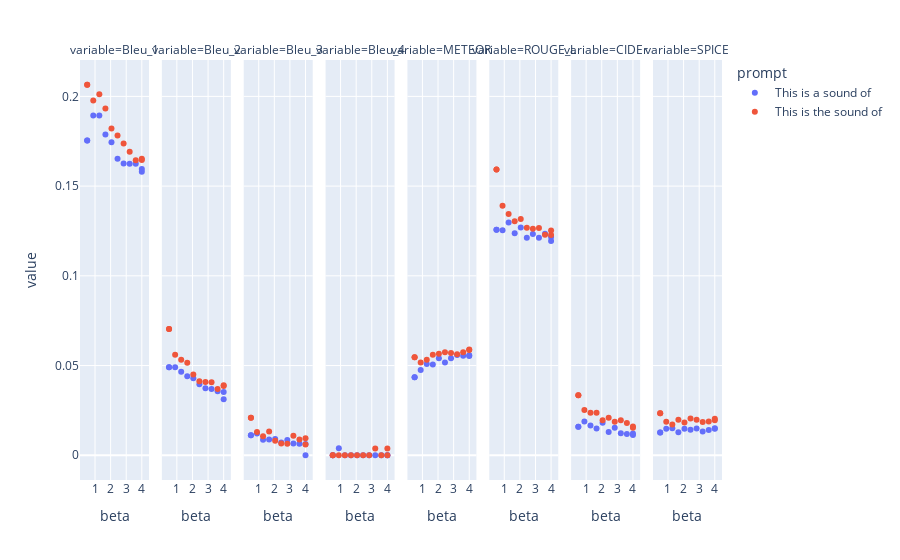

Notebook cell for this chart:
### Code cell
fig = px.scatter(data_long, x="beta", y="value", facet_col='variable', color='prompt')
fig.show()

### Figure 1 — Plotly figure (JSON) as saved in the notebook; plotly's stock layout.template omitted (floating-point values rounded to 4 significant figures)
{"data": [{"hovertemplate": "prompt=This is a sound of<br>variable=Bleu_1<br>beta=%{x}<br>value=%{y}<extra></extra>", "legendgroup": "This is a sound of", "marker": {"color": "#636efa", "symbol": "circle"}, "mode": "markers", "name": "This is a sound of", "orientation": "v", "showlegend": true, "type": "scatter", "x": [3.222, 1.667, 3.611, 2.444, 0.5, 0.8889, 2.833, 4, 1.278, 2.056, 0.5, 4], "xaxis": "x", "y": [0.1625, 0.1788, 0.1624, 0.1653, 0.1754, 0.1894, 0.1626, 0.1595, 0.1893, 0.1745, 0.1754, 0.158], "yaxis": "y"}, {"hovertemplate": "prompt=This is a sound of<br>variable=Bleu_2<br>beta=%{x}<br>value=%{y}<extra></extra>", "legendgroup": "This is a sound of", "marker": {"color": "#636efa", "symbol": "circle"}, "mode": "markers", "name": "This is a sound of", "orientation": "v", "showlegend": false, "type": "scatter", "x": [3.222, 1.667, 3.611, 2.444, 0.5, 0.8889, 2.833, 4, 1.278, 2.056, 0.5, 4], "xaxis": "x2", "y": [0.03693, 0.04399, 0.03568, 0.03958, 0.04901, 0.04898, 0.03732, 0.03524, 0.04653, 0.04288, 0.04901, 0.03126], "yaxis": "y2"}, {"hovertemplate": "prompt=This is a sound of<br>variable=Bleu_3<br>beta=%{x}<br>value=%{y}<extra></extra>", "legendgroup": "This is a sound of", "marker": {"color": "#636efa", "symbol": "circle"}, "mode": "markers", "name": "This is a sound of", "orientation": "v", "showlegend": false, "type": "scatter", "x": [3.222, 1.667, 3.611, 2.444, 0.5, 0.8889, 2.833, 4, 1.278, 2.056, 0.5, 4], "xaxis": "x3", "y": [0.006617, 0.008818, 0.006383, 0.007119, 0.01116, 0.01217, 0.00853, 0.006297, 0.00858, 0.009082, 0.01116, 4.039e-08], "yaxis": "y3"}, {"hovertemplate": "prompt=This is a sound of<br>variable=Bleu_4<br>beta=%{x}<br>value=%{y}<extra></extra>", "legendgroup": "This is a sound of", "marker": {"color": "#636efa", "symbol": "circle"}, "mode": "markers", "name": "This is a sound of", "orientation": "v", "showlegend": false, "type": "scatter", "x": [3.222, 1.667, 3.611, 2.444, 0.5, 0.8889, 2.833, 4, 1.278, 2.056, 0.5, 4], "xaxis": "x4", "y": [3.851e-07, 5.075e-07, 3.71e-07, 4.158e-07, 6.542e-07, 0.003832, 4.72e-07, 3.657e-07, 5.101e-07, 5.071e-07, 6.542e-07, 4.668e-11], "yaxis": "y4"}, {"hovertemplate": "prompt=This is a sound of<br>variable=METEOR<br>beta=%{x}<br>value=%{y}<extra></extra>", "legendgroup": "This is a sound of", "marker": {"color": "#636efa", "symbol": "circle"}, "mode": "markers", "name": "This is a sound of", "orientation": "v", "showlegend": false, "type": "scatter", "x": [3.222, 1.667, 3.611, 2.444, 0.5, 0.8889, 2.833, 4, 1.278, 2.056, 0.5, 4], "xaxis": "x5", "y": [0.05592, 0.05064, 0.05551, 0.05175, 0.04354, 0.04757, 0.0541, 0.05576, 0.05085, 0.05412, 0.04354, 0.05536], "yaxis": "y5"}, {"hovertemplate": "prompt=This is a sound of<br>variable=ROUGE_L<br>beta=%{x}<br>value=%{y}<extra></extra>", "legendgroup": "This is a sound of", "marker": {"color": "#636efa", "symbol": "circle"}, "mode": "markers", "name": "This is a sound of", "orientation": "v", "showlegend": false, "type": "scatter", "x": [3.222, 1.667, 3.611, 2.444, 0.5, 0.8889, 2.833, 4, 1.278, 2.056, 0.5, 4], "xaxis": "x6", "y": [0.1213, 0.1238, 0.1234, 0.1212, 0.1256, 0.1254, 0.1233, 0.1216, 0.1297, 0.127, 0.1256, 0.1194], "yaxis": "y6"}, {"hovertemplate": "prompt=This is a sound of<br>variable=CIDEr<br>beta=%{x}<br>value=%{y}<extra></extra>", "legendgroup": "This is a sound of", "marker": {"color": "#636efa", "symbol": "circle"}, "mode": "markers", "name": "This is a sound of", "orientation": "v", "showlegend": false, "type": "scatter", "x": [3.222, 1.667, 3.611, 2.444, 0.5, 0.8889, 2.833, 4, 1.278, 2.056, 0.5, 4], "xaxis": "x7", "y": [0.01228, 0.01497, 0.01187, 0.01301, 0.01587, 0.0188, 0.01534, 0.01129, 0.01662, 0.01813, 0.01587, 0.01205], "yaxis": "y7"}, {"hovertemplate": "prompt=This is a sound of<br>variable=SPICE<br>beta=%{x}<br>value=%{y}<extra></extra>", "legendgroup": "This is a sound of", "marker": {"color": "#636efa", "symbol": "circle"}, "mode": "markers", "name": "This is a sound of", "orientation": "v", "showlegend": false, "type": "scatter", "x": [3.222, 1.667, 3.611, 2.444, 0.5, 0.8889, 2.833, 4, 1.278, 2.056, 0.5, 4], "xaxis": "x8", "y": [0.01328, 0.01284, 0.01404, 0.01424, 0.01274, 0.01478, 0.01492, 0.01474, 0.01505, 0.01483, 0.01274, 0.01501], "yaxis": "y8"}, {"hovertemplate": "prompt=This is the sound of<br>variable=Bleu_1<br>beta=%{x}<br>value=%{y}<extra></extra>", "legendgroup": "This is the sound of", "marker": {"color": "#EF553B", "symbol": "circle"}, "mode": "markers", "name": "This is the sound of", "orientation": "v", "showlegend": true, "type": "scatter", "x": [2.444, 4, 2.056, 1.667, 3.611, 0.5, 3.222, 0.8889, 2.833, 1.278, 4, 0.5], "xaxis": "x", "y": [0.1782, 0.1652, 0.1821, 0.1933, 0.1644, 0.2065, 0.1692, 0.1977, 0.1737, 0.2012, 0.1646, 0.2065], "yaxis": "y"}, {"hovertemplate": "prompt=This is the sound of<br>variable=Bleu_2<br>beta=%{x}<br>value=%{y}<extra></extra>", "legendgroup": "This is the sound of", "marker": {"color": "#EF553B", "symbol": "circle"}, "mode": "markers", "name": "This is the sound of", "orientation": "v", "showlegend": false, "type": "scatter", "x": [2.444, 4, 2.056, 1.667, 3.611, 0.5, 3.222, 0.8889, 2.833, 1.278, 4, 0.5], "xaxis": "x2", "y": [0.0412, 0.03904, 0.04498, 0.05156, 0.03697, 0.07033, 0.04074, 0.05594, 0.04081, 0.05327, 0.03855, 0.07033], "yaxis": "y2"}, {"hovertemplate": "prompt=This is the sound of<br>variable=Bleu_3<br>beta=%{x}<br>value=%{y}<extra></extra>", "legendgroup": "This is the sound of", "marker": {"color": "#EF553B", "symbol": "circle"}, "mode": "markers", "name": "This is the sound of", "orientation": "v", "showlegend": false, "type": "scatter", "x": [2.444, 4, 2.056, 1.667, 3.611, 0.5, 3.222, 0.8889, 2.833, 1.278, 4, 0.5], "xaxis": "x3", "y": [0.006542, 0.009441, 0.008083, 0.01317, 0.008828, 0.02096, 0.01083, 0.01291, 0.006392, 0.01065, 0.005957, 0.02096], "yaxis": "y3"}, {"hovertemplate": "prompt=This is the sound of<br>variable=Bleu_4<br>beta=%{x}<br>value=%{y}<extra></extra>", "legendgroup": "This is the sound of", "marker": {"color": "#EF553B", "symbol": "circle"}, "mode": "markers", "name": "This is the sound of", "orientation": "v", "showlegend": false, "type": "scatter", "x": [2.444, 4, 2.056, 1.667, 3.611, 0.5, 3.222, 0.8889, 2.833, 1.278, 4, 0.5], "xaxis": "x4", "y": [3.979e-07, 0.003697, 4.733e-07, 6.996e-07, 4.803e-07, 1.075e-06, 0.003808, 7.271e-07, 3.858e-07, 6.157e-07, 3.564e-07, 1.075e-06], "yaxis": "y4"}, {"hovertemplate": "prompt=This is the sound of<br>variable=METEOR<br>beta=%{x}<br>value=%{y}<extra></extra>", "legendgroup": "This is the sound of", "marker": {"color": "#EF553B", "symbol": "circle"}, "mode": "markers", "name": "This is the sound of", "orientation": "v", "showlegend": false, "type": "scatter", "x": [2.444, 4, 2.056, 1.667, 3.611, 0.5, 3.222, 0.8889, 2.833, 1.278, 4, 0.5], "xaxis": "x5", "y": [0.05741, 0.0589, 0.05662, 0.05603, 0.05745, 0.0546, 0.05624, 0.0517, 0.05692, 0.05316, 0.0587, 0.0546], "yaxis": "y5"}, {"hovertemplate": "prompt=This is the sound of<br>variable=ROUGE_L<br>beta=%{x}<br>value=%{y}<extra></extra>", "legendgroup": "This is the sound of", "marker": {"color": "#EF553B", "symbol": "circle"}, "mode": "markers", "name": "This is the sound of", "orientation": "v", "showlegend": false, "type": "scatter", "x": [2.444, 4, 2.056, 1.667, 3.611, 0.5, 3.222, 0.8889, 2.833, 1.278, 4, 0.5], "xaxis": "x6", "y": [0.1268, 0.1252, 0.1317, 0.1304, 0.123, 0.1592, 0.1266, 0.139, 0.1262, 0.1345, 0.1227, 0.1592], "yaxis": "y6"}, {"hovertemplate": "prompt=This is the sound of<br>variable=CIDEr<br>beta=%{x}<br>value=%{y}<extra></extra>", "legendgroup": "This is the sound of", "marker": {"color": "#EF553B", "symbol": "circle"}, "mode": "markers", "name": "This is the sound of", "orientation": "v", "showlegend": false, "type": "scatter", "x": [2.444, 4, 2.056, 1.667, 3.611, 0.5, 3.222, 0.8889, 2.833, 1.278, 4, 0.5], "xaxis": "x7", "y": [0.02085, 0.01596, 0.01957, 0.02365, 0.01792, 0.03339, 0.01944, 0.02528, 0.0187, 0.02374, 0.01536, 0.03339], "yaxis": "y7"}, {"hovertemplate": "prompt=This is the sound of<br>variable=SPICE<br>beta=%{x}<br>value=%{y}<extra></extra>", "legendgroup": "This is the sound of", "marker": {"color": "#EF553B", "symbol": "circle"}, "mode": "markers", "name": "This is the sound of", "orientation": "v", "showlegend": false, "type": "scatter", "x": [2.444, 4, 2.056, 1.667, 3.611, 0.5, 3.222, 0.8889, 2.833, 1.278, 4, 0.5], "xaxis": "x8", "y": [0.02048, 0.02039, 0.01821, 0.01984, 0.01874, 0.02338, 0.01852, 0.01872, 0.01975, 0.01707, 0.01956, 0.02338], "yaxis": "y8"}], "layout": {"annotations": [{"font": {}, "showarrow": false, "text": "variable=Bleu_1", "x": 0.05375, "xanchor": "center", "xref": "paper", "y": 1, "yanchor": "bottom", "yref": "paper"}, {"font": {}, "showarrow": false, "text": "variable=Bleu_2", "x": 0.1812, "xanchor": "center", "xref": "paper", "y": 1, "yanchor": "bottom", "yref": "paper"}, {"font": {}, "showarrow": false, "text": "variable=Bleu_3", "x": 0.3087, "xanchor": "center", "xref": "paper", "y": 1, "yanchor": "bottom", "yref": "paper"}, {"font": {}, "showarrow": false, "text": "variable=Bleu_4", "x": 0.4363, "xanchor": "center", "xref": "paper", "y": 1, "yanchor": "bottom", "yref": "paper"}, {"font": {}, "showarrow": false, "text": "variable=METEOR", "x": 0.5637, "xanchor": "center", "xref": "paper", "y": 1, "yanchor": "bottom", "yref": "paper"}, {"font": {}, "showarrow": false, "text": "variable=ROUGE_L", "x": 0.6912, "xanchor": "center", "xref": "paper", "y": 1, "yanchor": "bottom", "yref": "paper"}, {"font": {}, "showarrow": false, "text": "variable=CIDEr", "x": 0.8188, "xanchor": "center", "xref": "paper", "y": 1, "yanchor": "bottom", "yref": "paper"}, {"font": {}, "showarrow": false, "text": "variable=SPICE", "x": 0.9463, "xanchor": "center", "xref": "paper", "y": 1, "yanchor": "bottom", "yref": "paper"}], "legend": {"title": {"text": "prompt"}, "tracegroupgap": 0}, "margin": {"t": 60}, "xaxis": {"anchor": "y", "domain": [0, 0.1075], "title": {"text": "beta"}}, "xaxis2": {"anchor": "y2", "domain": [0.1275, 0.235], "matches": "x", "title": {"text": "beta"}}, "xaxis3": {"anchor": "y3", "domain": [0.255, 0.3625], "matches": "x", "title": {"text": "beta"}}, "xaxis4": {"anchor": "y4", "domain": [0.3825, 0.49], "matches": "x", "title": {"text": "beta"}}, "xaxis5": {"anchor": "y5", "domain": [0.51, 0.6175], "matches": "x", "title": {"text": "beta"}}, "xaxis6": {"anchor": "y6", "domain": [0.6375, 0.745], "matches": "x", "title": {"text": "beta"}}, "xaxis7": {"anchor": "y7", "domain": [0.765, 0.8725], "matches": "x", "title": {"text": "beta"}}, "xaxis8": {"anchor": "y8", "domain": [0.8925, 1], "matches": "x", "title": {"text": "beta"}}, "yaxis": {"anchor": "x", "domain": [0, 1], "title": {"text": "value"}}, "yaxis2": {"anchor": "x2", "domain": [0, 1], "matches": "y", "showticklabels": false}, "yaxis3": {"anchor": "x3", "domain": [0, 1], "matches": "y", "showticklabels": false}, "yaxis4": {"anchor": "x4", "domain": [0, 1], "matches": "y", "showticklabels": false}, "yaxis5": {"anchor": "x5", "domain": [0, 1], "matches": "y", "showticklabels": false}, "yaxis6": {"anchor": "x6", "domain": [0, 1], "matches": "y", "showticklabels": false}, "yaxis7": {"anchor": "x7", "domain": [0, 1], "matches": "y", "showticklabels": false}, "yaxis8": {"anchor": "x8", "domain": [0, 1], "matches": "y", "showticklabels": false}}}
